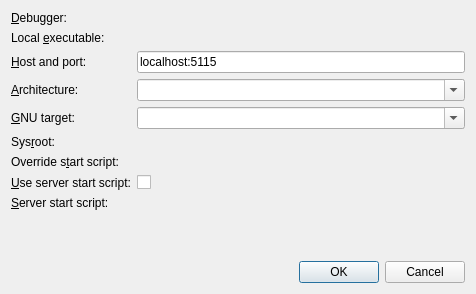
<?xml version="1.0" encoding="UTF-8"?>
<ui version="4.0">
 <class>StartRemoteDialog</class>
 <widget class="QDialog" name="StartRemoteDialog">
  <property name="geometry">
   <rect>
    <x>0</x>
    <y>0</y>
    <width>476</width>
    <height>294</height>
   </rect>
  </property>
  <property name="windowTitle">
   <string>Start Debugger</string>
  </property>
  <layout class="QVBoxLayout" name="verticalLayout">
   <item>
    <layout class="QFormLayout" name="formLayout">
     <item row="0" column="0">
      <widget class="QLabel" name="debuggerLabel">
       <property name="text">
        <string>&amp;Debugger:</string>
       </property>
       <property name="buddy">
        <cstring>debuggerPathChooser</cstring>
       </property>
      </widget>
     </item>
     <item row="0" column="1">
      <widget class="Utils::PathChooser" name="debuggerPathChooser"/>
     </item>
     <item row="1" column="0">
      <widget class="QLabel" name="executableLabel">
       <property name="text">
        <string>Local &amp;executable:</string>
       </property>
       <property name="buddy">
        <cstring>executablePathChooser</cstring>
       </property>
      </widget>
     </item>
     <item row="1" column="1">
      <widget class="Utils::PathChooser" name="executablePathChooser"/>
     </item>
     <item row="2" column="0">
      <widget class="QLabel" name="channelLabel">
       <property name="text">
        <string>&amp;Host and port:</string>
       </property>
       <property name="buddy">
        <cstring>channelLineEdit</cstring>
       </property>
      </widget>
     </item>
     <item row="2" column="1">
      <widget class="QLineEdit" name="channelLineEdit">
       <property name="text">
        <string notr="true">localhost:5115</string>
       </property>
      </widget>
     </item>
     <item row="3" column="0">
      <widget class="QLabel" name="architectureLabel">
       <property name="text">
        <string>&amp;Architecture:</string>
       </property>
       <property name="buddy">
        <cstring>architectureComboBox</cstring>
       </property>
      </widget>
     </item>
     <item row="3" column="1">
      <widget class="QComboBox" name="architectureComboBox">
       <property name="editable">
        <bool>true</bool>
       </property>
      </widget>
     </item>
     <item row="4" column="0">
      <widget class="QLabel" name="gnuTargetLabel">
       <property name="text">
        <string>&amp;GNU target:</string>
       </property>
       <property name="buddy">
        <cstring>gnuTargetComboBox</cstring>
       </property>
      </widget>
     </item>
     <item row="4" column="1">
      <widget class="QComboBox" name="gnuTargetComboBox">
       <property name="editable">
        <bool>true</bool>
       </property>
      </widget>
     </item>
     <item row="5" column="0">
      <widget class="QLabel" name="sysrootLabel">
       <property name="text">
        <string>Sys&amp;root:</string>
       </property>
       <property name="buddy">
        <cstring>sysrootPathChooser</cstring>
       </property>
      </widget>
     </item>
     <item row="5" column="1">
      <widget class="Utils::PathChooser" name="sysrootPathChooser"/>
     </item>
     <item row="6" column="0">
      <widget class="QLabel" name="overrideStartScriptLabel">
       <property name="text">
        <string>Override s&amp;tart script:</string>
       </property>
       <property name="buddy">
        <cstring>overrideStartScriptPathChooser</cstring>
       </property>
      </widget>
     </item>
     <item row="6" column="1">
      <widget class="Utils::PathChooser" name="overrideStartScriptPathChooser"/>
     </item>
     <item row="7" column="0">
      <widget class="QLabel" name="useServerStartScriptLabel">
       <property name="text">
        <string>&amp;Use server start script:</string>
       </property>
       <property name="buddy">
        <cstring>useServerStartScriptCheckBox</cstring>
       </property>
      </widget>
     </item>
     <item row="7" column="1">
      <widget class="QCheckBox" name="useServerStartScriptCheckBox"/>
     </item>
     <item row="8" column="0">
      <widget class="QLabel" name="serverStartScriptLabel">
       <property name="text">
        <string>&amp;Server start script:</string>
       </property>
       <property name="buddy">
        <cstring>serverStartScript</cstring>
       </property>
      </widget>
     </item>
     <item row="8" column="1">
      <widget class="Utils::PathChooser" name="serverStartScript"/>
     </item>
    </layout>
   </item>
   <item>
    <widget class="QDialogButtonBox" name="buttonBox">
     <property name="orientation">
      <enum>Qt::Horizontal</enum>
     </property>
     <property name="standardButtons">
      <set>QDialogButtonBox::Cancel|QDialogButtonBox::Ok</set>
     </property>
    </widget>
   </item>
  </layout>
 </widget>
 <customwidgets>
  <customwidget>
   <class>Utils::PathChooser</class>
   <extends>QWidget</extends>
   <header location="global">utils/pathchooser.h</header>
   <container>1</container>
  </customwidget>
 </customwidgets>
 <resources/>
 <connections/>
</ui>
